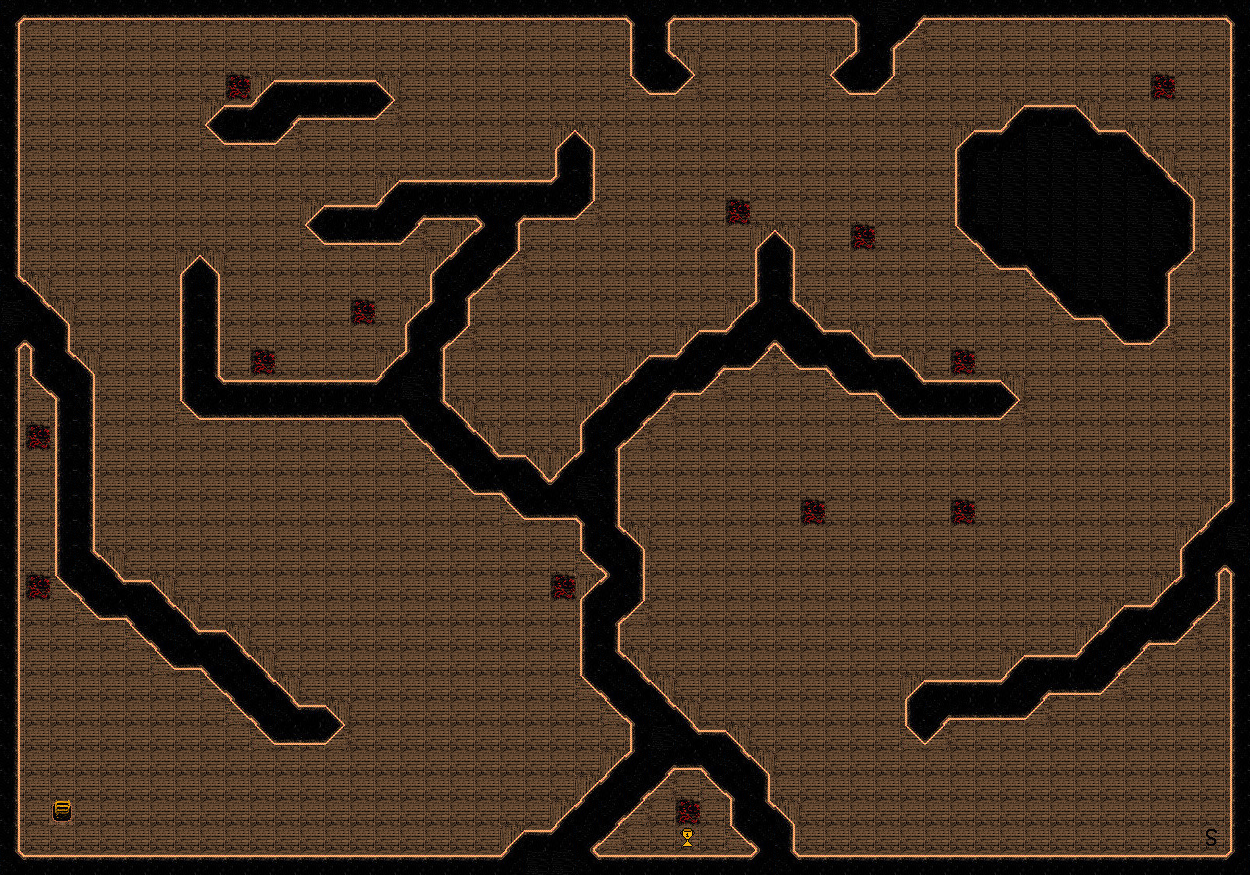

Rendered tile map (Tiled .tmx) drawn with the repository's tilesets; below, a short description and the map source with its tile grids summarised:
An orthogonal 50x35 tile map with 25x25 px tiles, 1 tile layer (Слой тайлов 1).

<map version="1.9" tiledversion="1.9.2" orientation="orthogonal" renderorder="right-down" width="50" height="35" tilewidth="25" tileheight="25" infinite="0" nextlayerid="2" nextobjectid="1">
 <tileset firstgid="1" source="textures_hot_rooms.tsx" />
 <layer id="1" name="Слой тайлов 1" width="50" height="35">
  <data>[1750 cells, 1750 non-empty, 22 distinct tile ids]</data>
 </layer>
</map>
